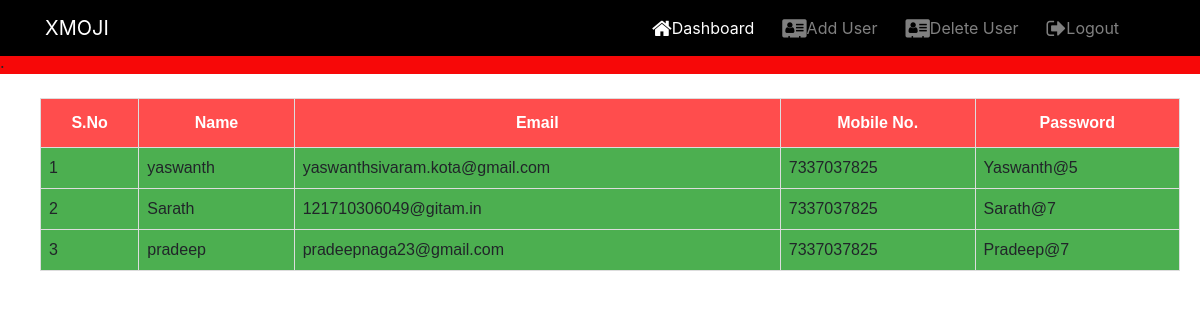
Page /adminview on the earlier database version.
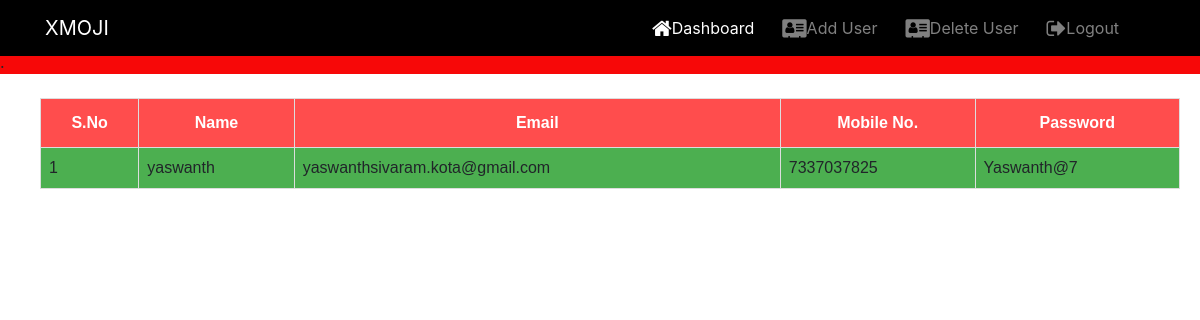
Same page on the later database version.
### tables this page shows
CREATE TABLE Register (username TEXT, password TEXT, email TEXT, mobile INTEGER);

### main.py (the view)
@app.route('/adminview')
def adminview():
    x=dbHandler.retrieveUsers()
    return render_template('adminview.html',user=' ',userslist=x)

### models.py (called while the page is built)
def retrieveUsers():
    userslist={}
    con=sql.connect("database.sqlite")
    cur=con.cursor()
    cur.execute("SELECT username,email,mobile,password FROM Register")
    users=cur.fetchall()
    cnt=1
    for i,j,k,l in users:
        userslist[cnt]=(i,j,k,l)
        cnt+=1
    con.close()
    return userslist

### templates/adminview.html (shortened to what this page needs)
<!DOCTYPE html>
<html lang="en">
  <head>
  <link rel="stylesheet" href="{{ url_for('static', filename='css/lustyle.css') }}">
  <link rel="stylesheet" type="text/css" href="C:\Users\sarath\Documents\Python\project\Emojify\static\css\lustyle.css">
  <link rel="stylesheet" href="{{ url_for('static', filename='css/lastyle.css') }}">
<link rel="stylesheet" href="/static/css/bootstrap/dist/css/bootstrap.min.css">
<link rel="stylesheet" href="/static/css/font-awesome/css/font-awesome.css">
  </head>
<body class="body">
  <header>
    <nav class="navbar navbar-dark navbar-expand-sm fixed-top" style="background-color: black;">
			<div class="container">
				<a class="navbar-brand mr-auto" href="/">XMOJI</a>
				<div class="collapse navbar-collapse" id="Navbar" >
					<ul class="navbar-nav" style="margin-left: 50%;">
						<li class="nav-item active "><a class="nav-link" href="/adminview"><span class="fa fa-home fa-lg"></span>Dashboard</a></li>
            <li class="nav-item"><a class="nav-link" href="/addusers"><span class="fa fa-address-card fa-lg"></span>Add User</a></li>
            <li class="nav-item"><a class="nav-link" href="./deletinguser"><span class="fa fa-address-card fa-lg"></span>Delete User</a></li>
            <li class="nav-item"><a class="nav-link" href="./adminlogin"><span class="fa fa-sign-out fa-lg"></span>Logout</a></li>
						</ul>
          </div>
			</div>
		</nav>
  </header>
  <div style="background-color: rgb(247, 8, 8);">.</div>
  <br>
  <div>
  <table id="users">
    <th>  <b>S.No</b> </th>
    <th>  <b>Name</b> </th>
    <th><b>Email</b>  </th>
    <th><b>Mobile No.</b>  </th>
    <th><b>Password</b>  </th>
  {% for row in userslist %}
    <tr>
        <td>{{row}}</td>
        <td>{{userslist[row][0]}}</td>
        <td>{{userslist[row][1]}}</td>
        <td>{{userslist[row][2]}}</td>
        <td>{{userslist[row][3]}}</td>
    </tr>
  {% endfor %}
</table>
</div>
</body>
</html>

### static/css/lustyle.css (style rules this page uses)
body { margin: 0; padding: 0; height: 100%; background-size: cover; font-family: sans-serif; }
header { background: black; color: white; padding: 8px 20px 6px 40px; height: 50px; }
nav ul { display: inline; padding: 0px; float: right; }
nav ul li { display: inline-block; list-style-type: none; color: white; margin-left: 12px; }
nav ul li a { color: white; text-decoration: none; }

### static/css/lastyle.css (style rules this page uses)
body { margin: 0; padding: 0; height: 100%; background-size: cover; font-family: sans-serif; }
header { background: black; color: white; padding: 8px 20px 6px 40px; height: 50px; }
nav ul { display: inline; padding: 0px; float: right; }
nav ul li { display: inline-block; list-style-type: none; color: white; margin-left: 12px; }
nav ul li a { color: white; text-decoration: none; }

### templates/adminview.html (style rules this page uses)
#users { position: relative; font-family: "Trebuchet MS", Arial, Helvetica, sans-serif; border-collapse: collapse; width: 95%; left: 40px; }
#users td, #users th { border: 1px solid #ddd; background-color: #4CAF50; padding: 8px; }
#users th { padding-top: 12px; padding-bottom: 12px; text-align: center; background-color: #ff4d4d; color: white; }
div { left: 50px; }

Differences in the rows shown:
removed Register: username "Sarath", email "121710306049@gitam.in", mobile "7337037825", password "Sarath@7"
removed Register: username "pradeep", email "pradeepnaga23@gmail.com", mobile "7337037825", password "Pradeep@7"
Other differences:
new list line: "1"
new list line: "yaswanth yaswanthsivaram.kota@gmail.com 7337037825 Yaswanth@7"
list line gone: "1"
list line gone: "yaswanth yaswanthsivaram.kota@gmail.com 7337037825 Yaswanth@5"
list line gone: "2"
list line gone: "3"
